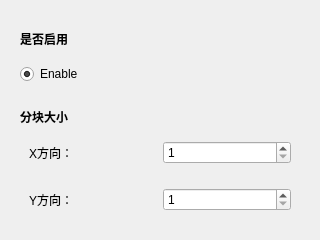
<?xml version="1.0" encoding="UTF-8"?>
<ui version="4.0">
 <class>Form</class>
 <widget class="QWidget" name="Form">
  <property name="geometry">
   <rect>
    <x>0</x>
    <y>0</y>
    <width>320</width>
    <height>240</height>
   </rect>
  </property>
  <property name="windowTitle">
   <string>Form</string>
  </property>
  <layout class="QVBoxLayout" name="verticalLayout_3">
   <item>
    <widget class="QWidget" name="widget" native="true">
     <layout class="QVBoxLayout" name="verticalLayout">
      <item>
       <widget class="QLabel" name="label">
        <property name="font">
         <font>
          <bold>true</bold>
         </font>
        </property>
        <property name="text">
         <string>是否启用</string>
        </property>
       </widget>
      </item>
      <item>
       <widget class="QRadioButton" name="enable">
        <property name="text">
         <string>Enable</string>
        </property>
        <property name="checked">
         <bool>true</bool>
        </property>
       </widget>
      </item>
     </layout>
    </widget>
   </item>
   <item>
    <widget class="QWidget" name="widget_2" native="true">
     <layout class="QVBoxLayout" name="verticalLayout_2">
      <item>
       <widget class="QLabel" name="label_2">
        <property name="font">
         <font>
          <bold>true</bold>
         </font>
        </property>
        <property name="text">
         <string>分块大小</string>
        </property>
       </widget>
      </item>
      <item>
       <widget class="QWidget" name="widget_3" native="true">
        <layout class="QHBoxLayout" name="horizontalLayout">
         <item>
          <widget class="QLabel" name="label_3">
           <property name="text">
            <string>X方向：</string>
           </property>
          </widget>
         </item>
         <item>
          <widget class="QSpinBox" name="x">
           <property name="minimum">
            <number>1</number>
           </property>
           <property name="maximum">
            <number>10</number>
           </property>
          </widget>
         </item>
        </layout>
       </widget>
      </item>
      <item>
       <widget class="QWidget" name="widget_4" native="true">
        <layout class="QHBoxLayout" name="horizontalLayout_2">
         <item>
          <widget class="QLabel" name="label_4">
           <property name="text">
            <string>Y方向：</string>
           </property>
          </widget>
         </item>
         <item>
          <widget class="QSpinBox" name="y">
           <property name="minimum">
            <number>1</number>
           </property>
           <property name="maximum">
            <number>10</number>
           </property>
          </widget>
         </item>
        </layout>
       </widget>
      </item>
     </layout>
    </widget>
   </item>
  </layout>
 </widget>
 <resources/>
 <connections/>
</ui>
